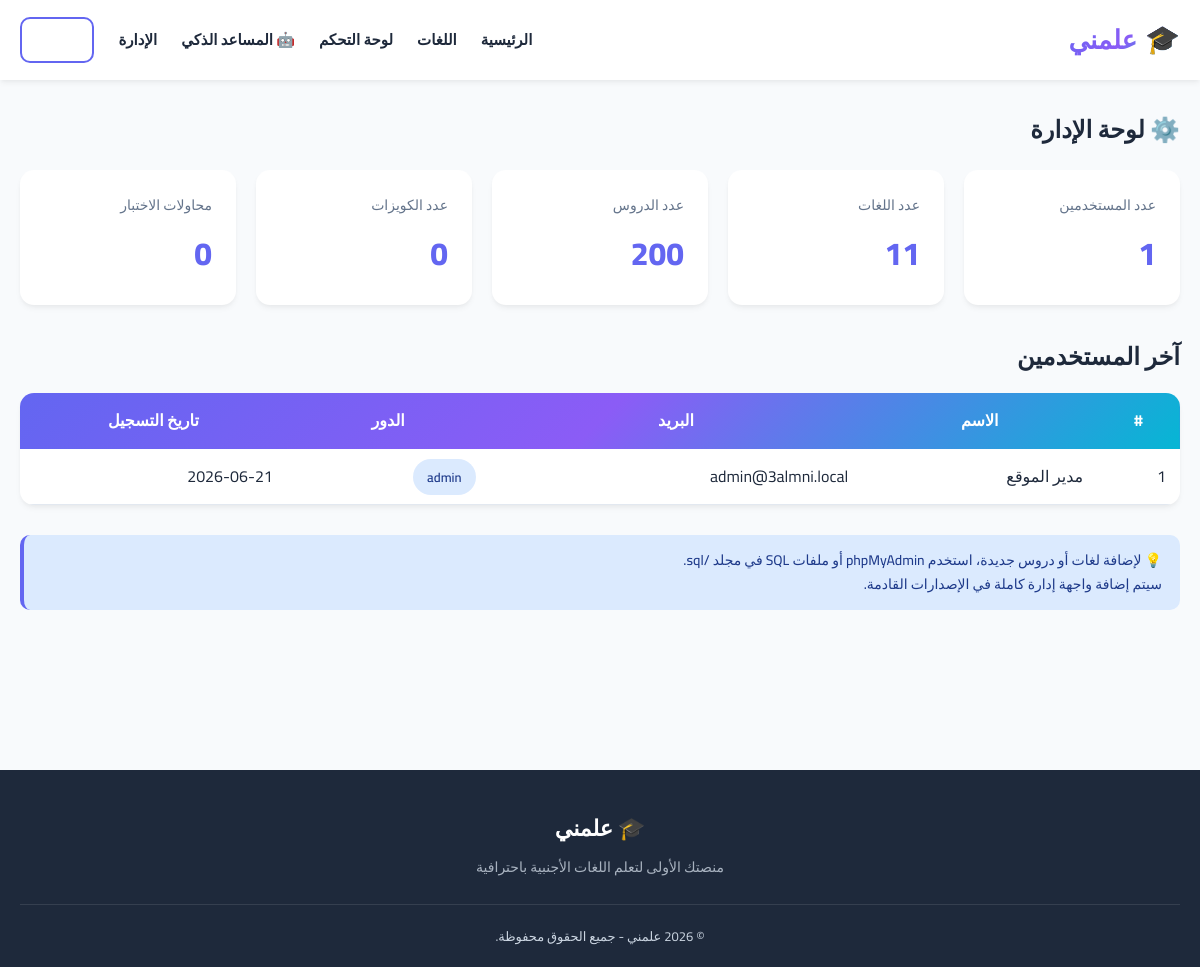
/admin/index.php (signed in), run on the app's committed database.
### tables this page shows
CREATE TABLE IF NOT EXISTS `users` (
  `id` INT AUTO_INCREMENT PRIMARY KEY,
  `name` VARCHAR(100) NOT NULL,
  `email` VARCHAR(150) NOT NULL UNIQUE,
  `password_hash` VARCHAR(255) NOT NULL,
  `role` ENUM('student','admin') DEFAULT 'student',
  `avatar` VARCHAR(255) DEFAULT NULL,
  `created_at` TIMESTAMP DEFAULT CURRENT_TIMESTAMP
);

### config/database.php (called while the page is built, shortened)
<?php
class Database {
    private static $instance = null;
    private $pdo;
    private function __construct() {
        $dsn = "mysql:host=" . DB_HOST . ";dbname=" . DB_NAME . ";charset=" . DB_CHARSET;
        $options = [
            PDO::ATTR_ERRMODE            => PDO::ERRMODE_EXCEPTION,
            PDO::ATTR_DEFAULT_FETCH_MODE => PDO::FETCH_ASSOC,
            PDO::ATTR_EMULATE_PREPARES   => false,
        ];
        try {
            $this->pdo = new PDO($dsn, DB_USER, DB_PASS, $options);
        } catch (PDOException $e) {
            die("فشل الاتصال بقاعدة البيانات: " . $e->getMessage());
        }
    }
    public static function getInstance() {
        if (self::$instance === null) {
            self::$instance = new Database();
        }
        return self::$instance;
    }
    public function getConnection() {
        return $this->pdo;
    }
}
function db() {
    return Database::getInstance()->getConnection();
}

### includes/functions.php (called while the page is built, shortened)
<?php
function clean($str) {
    return htmlspecialchars(trim($str), ENT_QUOTES, 'UTF-8');
}
function isLoggedIn() {
    return isset($_SESSION['user_id']);
}
function currentUser() {
    static $user = null;
    if ($user === null) {
        $stmt = db()->prepare("SELECT * FROM users WHERE id = ?");
        $stmt->execute([$_SESSION['user_id']]);
        $user = $stmt->fetch();
    }
    return $user;
}
function isAdmin() {
    $u = currentUser();
    return $u && $u['role'] === 'admin';
}
function requireAdmin() {
    if (!isAdmin()) {
        header('Location: ' . SITE_URL . '/dashboard.php');
        exit;
    }
}

### admin/index.php (the view, shortened to what this page needs)
<?php
requireAdmin();
$stats = [
    'users' => db()->query("SELECT COUNT(*) FROM users")->fetchColumn(),
    'languages' => db()->query("SELECT COUNT(*) FROM languages")->fetchColumn(),
    'lessons' => db()->query("SELECT COUNT(*) FROM lessons")->fetchColumn(),
    'quizzes' => db()->query("SELECT COUNT(*) FROM quizzes")->fetchColumn(),
    'attempts' => db()->query("SELECT COUNT(*) FROM quiz_results")->fetchColumn(),
];
$recentUsers = db()->query("SELECT * FROM users ORDER BY created_at DESC LIMIT 10")->fetchAll();
require_once __DIR__ . '/../includes/header.php';
?>
<section style="padding-top:30px;">
  <div class="container">
    <h1 style="margin-bottom:20px;">⚙️ لوحة الإدارة</h1>
    <div class="stats">
      <div class="stat-card"><div class="stat-label">عدد المستخدمين</div><div class="stat-value"><?= $stats['users'] ?></div></div>
      <div class="stat-card"><div class="stat-label">عدد اللغات</div><div class="stat-value"><?= $stats['languages'] ?></div></div>
      <div class="stat-card"><div class="stat-label">عدد الدروس</div><div class="stat-value"><?= $stats['lessons'] ?></div></div>
      <div class="stat-card"><div class="stat-label">عدد الكويزات</div><div class="stat-value"><?= $stats['quizzes'] ?></div></div>
      <div class="stat-card"><div class="stat-label">محاولات الاختبار</div><div class="stat-value"><?= $stats['attempts'] ?></div></div>
    </div>
    <h2 style="margin:30px 0 16px;">آخر المستخدمين</h2>
    <table style="width:100%; background:white; border-radius:14px; overflow:hidden; box-shadow:var(--shadow); border-collapse:collapse;">
      <thead style="background:var(--gradient); color:white;">
        <tr>
          <th style="padding:14px;">#</th>
          <th style="padding:14px;">الاسم</th>
          <th style="padding:14px;">البريد</th>
          <th style="padding:14px;">الدور</th>
          <th style="padding:14px;">تاريخ التسجيل</th>
        </tr>
      </thead>
      <tbody>
        <?php foreach ($recentUsers as $u): ?>
          <tr style="border-bottom:1px solid var(--border);">
            <td style="padding:14px;"><?= $u['id'] ?></td>
            <td style="padding:14px;"><?= clean($u['name']) ?></td>
            <td style="padding:14px;"><?= clean($u['email']) ?></td>
            <td style="padding:14px;">
              <span class="level-status <?= $u['role']=='admin' ? 'status-current' : 'status-completed' ?>">
                <?= $u['role'] ?>
              </span>
            </td>
            <td style="padding:14px;"><?= date('Y-m-d', strtotime($u['created_at'])) ?></td>
          </tr>
        <?php endforeach; ?>
      </tbody>
    </table>
    <div class="alert alert-info" style="margin-top:30px;">
      💡 لإضافة لغات أو دروس جديدة، استخدم phpMyAdmin أو ملفات SQL في مجلد <code>/sql</code>.
      <br>سيتم إضافة واجهة إدارة كاملة في الإصدارات القادمة.
    </div>
  </div>
</section>
<?php require_once __DIR__ . '/../includes/footer.php'; ?>

### public/css/style.css (style rules this page uses)
* { margin: 0; padding: 0; box-sizing: border-box; font-family: 'Cairo', 'Tajawal', 'Segoe UI', sans-serif; }
:root { --primary: #6366f1; --primary-dark: #4f46e5; --primary-light: #a5b4fc; --secondary: #8b5cf6; --accent: #06b6d4; --success: #10b981; --warning: #f59e0b; --danger: #ef4444; --bg: #f8fafc; --bg-card: #ffffff; --text: #1e293b; --text-light: #64748b; --border: #e2e8f0; --shadow: 0 4px 6px -1px rgba(0,0,0,0.05), 0 2px 4px -1px rgba(0,0,0,0.03); --shadow-lg: 0 10px 25px -5px rgba(99, 102, 241, 0.15); --gradient: linear-gradient(135deg, #6366f1 0%, #8b5cf6 50%, #06b6d4 100%); }
html { scroll-behavior: smooth; }
body { background: var(--bg); color: var(--text); direction: rtl; line-height: 1.7; min-height: 100vh; }
.container { max-width: 1200px; margin: 0 auto; padding: 0 20px; }
section { padding: 80px 0; }
.alert { padding: 14px 18px; border-radius: 10px; margin-bottom: 20px; font-size: 14px; font-weight: 500; }
.alert-info { background: #dbeafe; color: #1e3a8a; border-left: 4px solid var(--primary); }
.stats { display: grid; grid-template-columns: repeat(auto-fit, minmax(200px, 1fr)); gap: 20px; margin-bottom: 32px; }
.stat-card { background: var(--bg-card); padding: 24px; border-radius: 14px; box-shadow: var(--shadow); }
.stat-label { color: var(--text-light); font-size: 14px; margin-bottom: 8px; }
.stat-value { font-size: 32px; font-weight: 800; color: var(--primary); }
.level-status { font-size: 13px; padding: 6px 14px; border-radius: 20px; font-weight: 600; }
.status-current { background: #dbeafe; color: #1e3a8a; }

### data on the page
users: id "1", name "مدير الموقع", email "admin@3almni.local", role "admin", created_at "2026-06-21"

### other printed values
$stats['users'] "1"
$stats['languages'] "11"
$stats['lessons'] "200"
$stats['quizzes'] "0"
$stats['attempts'] "0"
